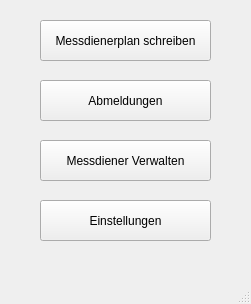
<?xml version="1.0" encoding="UTF-8"?>
<ui version="4.0">
 <class>MainWindow</class>
 <widget class="QMainWindow" name="MainWindow">
  <property name="geometry">
   <rect>
    <x>0</x>
    <y>0</y>
    <width>251</width>
    <height>304</height>
   </rect>
  </property>
  <property name="windowTitle">
   <string>Messdienerplan - Hauptmenü</string>
  </property>
  <widget class="QWidget" name="centralwidget">
   <widget class="QPushButton" name="pushButton_assignment">
    <property name="geometry">
     <rect>
      <x>40</x>
      <y>20</y>
      <width>171</width>
      <height>41</height>
     </rect>
    </property>
    <property name="text">
     <string>Messdienerplan schreiben</string>
    </property>
   </widget>
   <widget class="QPushButton" name="pushButton_availability">
    <property name="geometry">
     <rect>
      <x>40</x>
      <y>80</y>
      <width>171</width>
      <height>41</height>
     </rect>
    </property>
    <property name="text">
     <string>Abmeldungen</string>
    </property>
   </widget>
   <widget class="QPushButton" name="pushButton_churchservers">
    <property name="geometry">
     <rect>
      <x>40</x>
      <y>140</y>
      <width>171</width>
      <height>41</height>
     </rect>
    </property>
    <property name="text">
     <string>Messdiener Verwalten</string>
    </property>
   </widget>
   <widget class="QPushButton" name="pushButton_settings">
    <property name="geometry">
     <rect>
      <x>40</x>
      <y>200</y>
      <width>171</width>
      <height>41</height>
     </rect>
    </property>
    <property name="text">
     <string>Einstellungen</string>
    </property>
   </widget>
  </widget>
  <widget class="QMenuBar" name="menubar">
   <property name="geometry">
    <rect>
     <x>0</x>
     <y>0</y>
     <width>251</width>
     <height>21</height>
    </rect>
   </property>
  </widget>
  <widget class="QStatusBar" name="statusbar"/>
 </widget>
 <resources/>
 <connections/>
</ui>
